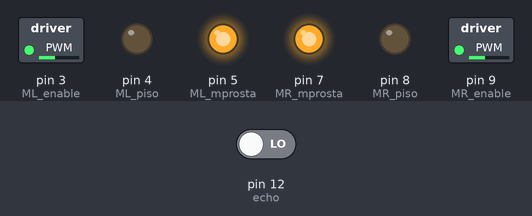
Bench run of a sketch on a simulated Arduino Uno, built with avr-gcc and run on an emulated ATmega328P. Shown: switched loads named in the sketch (green lamp = pin HIGH), output pins drawn as LEDs (lit = HIGH). The inputs (shaded band) are chosen by the test bench; at power-on: pin 12 (echo) LOW. Pins used as bus, display or sensor lines are not drawn.

Above: at 0.05 s.
At 1.95 s:
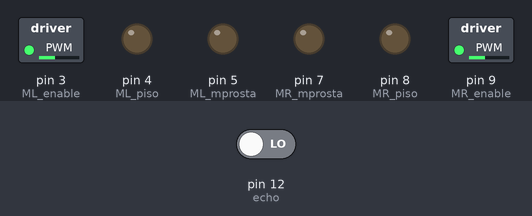
Timing chart, 0 to 3.0 s (numbered marks = the images above):
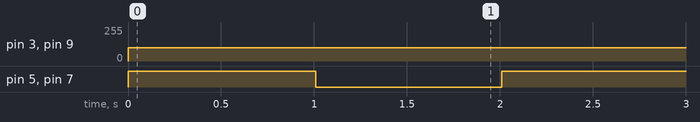

Measured:
- by itself, pin 3 (ML_enable), pin 9 (MR_enable): 0/255 → 100/255 at 0.00 s
- by itself, pin 5 (ML_mprosta), pin 7 (MR_mprosta): alternates HIGH for 1.0 s and LOW for 1.0 s

The sketch:

Car3Gymn_V1_1.ino
```cpp
/*
 *Κωδικας Arduino Αυτοκινητάκι Εκδοση 1
 *3ο Γυμνάσιο Θεσσαλονίκης
 *Αμανατιάδου Γεωργία ΠΕ83
 *  Μαθητές:
 *  Γ1,Γ2 3ου Γυμνασίου Θεσσαλονίκης, σχολικό έτος 2019-2020
 *  Γ1,Γ2 3ου Γυμνασίου Θεσσαλονίκης, σχολικό έτος 2020-2021
 *  Όνομα ομάδας: robotmaniacs-3gym-thess
 *  Τίτλος έργου: "Save the Planet with the Smart electrical Robot car"
 *  https://github.com/robotmaniacs-3gym-thess/repos
 *
 *
 *  Εκδοση 1
 *    Φορμάρισμα Κώδικα, δοκιμές μοτέρ ok, Σχόλια
 *  Έκδοση 1.1
 *    Δοκιμές
 *
 *
 *
 *


  L298N Motor Controller


*/


//Ακροδέκτες αισθητήρα υπερήχων
int trig=11;   //ακροδέκτης
int echo=12;   //ακροδέκτης
int dt=10;     //Μεταβλητή χρονοκαθυστέρησης


//Ακροδέκτες (pins) ελεγχου Μοτέρ
// MR  (Motor Right)
int MR_enable = 9;    //Ανοιγμα-Κλείσιμο και ταχύτητα
int MR_mprosta = 7;   //Κανονίζει κατεύθυνση
int MR_piso = 8;      //Κανονίζει κατεύθυνση

// ML  (Motor Left)
int ML_enable = 3;    //Ανοιγμα-Κλείσιμο και ταχύτητα
int ML_mprosta = 5;   //Κανονίζει κατεύθυνση
int ML_piso = 4;      //Κανονίζει κατεύθυνση


void setup()
{
  //pin αισθητήρα υπερήχων
  pinMode(trig,OUTPUT);
  pinMode(echo,INPUT);

  // Όλα τα pins ελέγχου μοτέρ να γίνουν έξοδοι
  pinMode(MR_enable, OUTPUT);
  pinMode(ML_enable, OUTPUT);
  pinMode(MR_mprosta, OUTPUT);
  pinMode(MR_piso, OUTPUT);
  pinMode(ML_mprosta, OUTPUT);
  pinMode(ML_piso, OUTPUT);

}


int metrisi_apostasis()
{
  int xronos, apostasi;

  digitalWrite(trig,HIGH);
  delay(dt);
  digitalWrite(trig,LOW);
  xronos = pulseIn(echo,HIGH);
  apostasi = (xronos/2) / 29.1;
  return apostasi;
}

void kinisi_empros(int taxitita)
{
  digitalWrite(MR_mprosta, HIGH);      // Δεξί μοτέρ κινηση εμπρός
  digitalWrite(MR_piso, LOW);
  analogWrite(MR_enable, taxitita);         // Δεξί μοτέρ ταχύτητα οσο είναι το όρισμα taxitita
  digitalWrite(ML_mprosta, HIGH);      // Αριστερό μοτέρ κινηση εμπρός
  digitalWrite(ML_piso, LOW);
  analogWrite(ML_enable, taxitita);         // Αριστερό μοτέρ ταχύτητα οσο είναι το όρισμα  taxitita
}
void kinisi_piso(int taxitita)
{
  digitalWrite(MR_mprosta, LOW);      // Δεξί μοτέρ κινηση πίσω
  digitalWrite(MR_piso,HIGH );
  analogWrite(MR_enable, taxitita);         // Δεξί μοτέρ ταχύτητα οσο είναι το όρισμα taxitita
  digitalWrite(ML_mprosta, LOW);      // Αριστερό μοτέρ κινηση πίσω
  digitalWrite(ML_piso, HIGH);
  analogWrite(ML_enable, taxitita);         // Αριστερό μοτέρ ταχύτητα  οσο είναι το όρισμα taxitita
}

void motor_stop()
{
  digitalWrite(MR_mprosta, LOW);
  digitalWrite(MR_piso, LOW);
  digitalWrite(ML_mprosta, LOW);
  digitalWrite(ML_piso, LOW);
}

void demoOne()
{

  // Συνάρτηση δοκιμής κίνησης μοτέρ εμπρός πίσω


  digitalWrite(MR_mprosta, HIGH);      // Δεξί μοτέρ κινηση εμπρός
  digitalWrite(MR_piso, LOW);
  analogWrite(MR_enable, 200);         // Δεξί μοτέρ ταχύτητα 200 (με μεγιστο 255)

  digitalWrite(ML_mprosta, HIGH);      // Αριστερό μοτέρ κινηση εμπρός
  digitalWrite(ML_piso, LOW);
  analogWrite(ML_enable, 200);         // Αριστερό μοτέρ ταχύτητα 200 (με μεγιστο 255)

  delay(2000);                         // Κίνηση για 2000mS   (2δ)


  // Αλλαγή κατεύθυνσης κινησης
  digitalWrite(MR_mprosta, LOW);       // Δεξί μοτέρ πίσω
  digitalWrite(MR_piso, HIGH);
  digitalWrite(ML_mprosta, LOW);       //Αριστερό μοτέρ πίσω
  digitalWrite(ML_piso, HIGH);

  delay(2000);                         // Κίνηση για 2000mS   (2δ)
  // Σβήσιμο κινητήρων
  digitalWrite(MR_mprosta, LOW);
  digitalWrite(MR_piso, LOW);
  digitalWrite(ML_mprosta, LOW);
  digitalWrite(ML_piso, LOW);

}

void demoTwo()

{
  // Συνάρτηση δοκιμής κίνησης μοτέρ εμπρός πίσω με επιτάχυνση και επιβράδυνση
  // Ενεργοποίηση κινητήρων, ορισμός κατεύθυνσης
  digitalWrite(MR_mprosta, HIGH);
  digitalWrite(MR_piso, LOW);
  digitalWrite(ML_mprosta, HIGH);
  digitalWrite(ML_piso, LOW);

  // Επιτάχυνε από 0 στο μέγιστο
 for (int i = 0; i < 256; i++)
   {
    analogWrite(MR_enable, i);
    analogWrite(ML_enable, i);
    delay(20);
   }

  // Επιβράδυνε από 255 ως 0
  for (int i = 255; i >= 0; --i)
  {
    analogWrite(MR_enable, i);
    analogWrite(ML_enable, i);
    delay(20);
  }
  // Κλείσε μοτέρ
  digitalWrite(MR_mprosta, LOW);
  digitalWrite(MR_piso, LOW);
  digitalWrite(ML_mprosta, LOW);
  digitalWrite(ML_piso, LOW);
}

void loop()

{

  kinisi_empros (100);
  while (metrisi_apostasis() > 20)
    {
    delay(100);
    }
  motor_stop();
  delay(1000);

//  demoOne();  //κινηση μπρος πίσω
//
//  delay(1000);
//
//  demoTwo();  // επιτάχυνση - επιβράδυνση
//
//  delay(1000);

}
```
